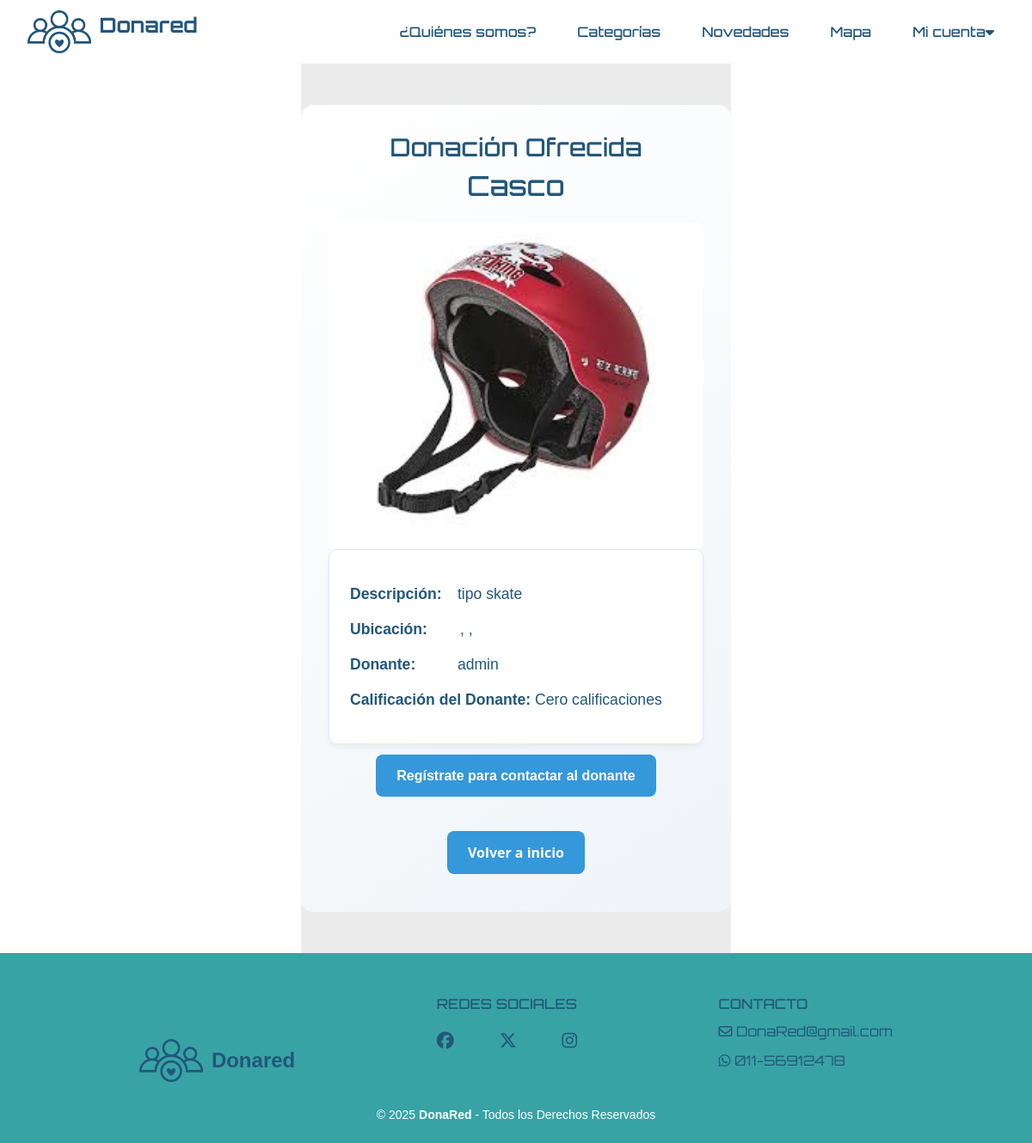
The app's page /12/ with its own data.
### donaredapp/models.py (models this page shows, shortened)
class Item(models.Model):
    nombre = models.CharField(max_length=100)
    descripcion = models.TextField(max_length=500)
    categoria = models.ForeignKey(Categoria, on_delete=models.CASCADE)
    fecha_creacion = models.DateTimeField(auto_now_add=True)
    usuario = models.ForeignKey(
        User,
        on_delete=models.CASCADE,
        related_name='items',
        null=True,
    )
    imagen = models.ImageField(upload_to='items/', null=True, blank=True, default='items/sin_imagen.png')
    domicilio = models.CharField(max_length=255, null=True, blank=True)
    activo = models.BooleanField(default=True)
    latitude = models.DecimalField(max_digits=9, decimal_places=6, null=True, blank=True)
    longitude = models.DecimalField(max_digits=9, decimal_places=6, null=True, blank=True)

### donaredapp/views.py (the view, shortened to what this page needs)
# urls.py: path('<int:item_id>/', views.tarjeta, name='tarjeta'),
def tarjeta(request, item_id):
    storage = messages.get_messages(request)
    for _ in storage:
        pass  # just iterating over them clears them
    try:
        item = Item.objects.get(pk=item_id)
    except Item.DoesNotExist:
        raise Http404("No se encontró el item con ID %s." % item_id)
    solicitud_aceptada = False
    has_solicitud = False
    promedio_calificacion_donante = get_promedio_calificaciones(item.usuario)
    total_resenas_donante = Resena.objects.filter(solicitud__donante=item.usuario).count()
    context = {
        'item': item,
        'solicitud_aceptada': solicitud_aceptada,
        'has_solicitud': has_solicitud,
        'promedio_calificacion_donante': promedio_calificacion_donante,
        'total_resenas_donante': total_resenas_donante,
    }
    return render(request, "donaredapp/tarjeta.html", context)

### donaredapp/views.py (called while the page is built)
def get_promedio_calificaciones(usuario):
    resenas = Resena.objects.filter(solicitud__donante=usuario, estado='approved')
    promedio = resenas.aggregate(Avg('calificacion'))['calificacion__avg']
    return promedio if promedio is not None else 0

### donaredapp/templates/donaredapp/tarjeta.html (shortened to what this page needs)
{% extends 'donaredapp/base.html' %}
{% load static %}
{% block content %}
<main class="container py-5">
    <div class="item-detalle">
        <div class="item-header">
            <h2>Donación Ofrecida</h2>
        </div>
        {% if item %}
            <h2 class="text-center mb-4">{{ item.nombre }}</h2>
            {% if item.imagen %}
            <div class="item-imagen">
                <img src="{{ item.imagen.url }}" alt="Imagen de {{ item.nombre }}" class="img-fluid">
            </div>
            {% endif %}
            <div class="item-info">
                <p><strong>Descripción:</strong> {{ item.descripcion }}</p>
                <p class="domicilio-simplificado">
                    <strong>Ubicación:</strong>
                    {% with domicilio_parts=item.domicilio.split %}
                        {{ domicilio_parts.0 }} {{ domicilio_parts.1 }}, {{ domicilio_parts.2 }}, {{ domicilio_parts.3 }}
                    {% endwith %}
                </p>
                <p><strong>Donante:</strong>
                    {% if item.usuario %}
                        <a href="{% url 'donaredapp:perfil_donante' username=item.usuario.username %}">{{ item.usuario.username }}</a>
                    {% else %}
                        Donante no disponible
                    {% endif %}
                </p>
                <p>
                    <strong>Calificación del Donante:</strong>
                    {% if total_resenas_donante > 0 %}
                        <span class="rating">
                            {% for i in "12345" %}
                                {% if forloop.counter <= promedio_calificacion_donante %}
                                    ★
                                {% else %}
                                    ☆
                                {% endif %}
                            {% endfor %}
                        </span>
                        ({{ promedio_calificacion_donante|floatformat:1 }} de 5 estrellas - {{ total_resenas_donante }} reseñas)
                    {% else %}
                        Cero calificaciones
                    {% endif %}
                </p>
            </div>
            <div class="btn-container">
                {% if user.is_authenticated %}
                    {% if user == item.usuario %}
                    <a href="{% url 'donaredapp:editar_item' item_id=item.id %}" class="btn btn-outline-primary">Editar</a>
                    <a href="{% url 'donaredapp:ocultar_item' item_id=item.id %}" class="btn btn-outline-danger">Dar de baja</a>
                    {% else %}
                        {% if user.profile.validado and not has_solicitud %}
                        <a href="{% url 'donaredapp:pedir' item_id=item.id %}" class="btn btn-primary">Contactar donante</a>
                        {% endif %}
                        {% if solicitud_aceptada %}
                        <p class="text-center w-100"><strong>Domicilio de entrega: </strong> {{ item.domicilio }}</p>
                        <p class="text-center w-100"><strong>Móvil: </strong> {{ item.usuario.profile.movil }}</p>
                        {% elif not user.profile.validado %}
                        <p class="text-center w-100">Necesitas validar tu cuenta para contactar al donante</p>
                        {% endif %}
                    {% endif %}
                {% else %}
                <p class="text-center w-100">
                    <a href="{% url 'donaredapp:registro' %}" class="btn btn-primary">Regístrate para contactar al donante</a>
                </p>
                {% endif %}
            </div>
        {% else %}
            <p class="text-center">No existe ese item.</p>
        {% endif %}
        <div class="btn-container">
            <a href="{% url 'donaredapp:index' %}" class="btn btn-primary">Volver a inicio</a>
        </div>
    </div>
</main>
{% endblock %}

### donaredapp/static/donaredapp/style.css (style rules this page uses)
html, body { max-width: 100vw; overflow-x: hidden; }
body { background-color: #ffffff; color: #22577A; margin: 0 ; padding: 0; box-sizing: border-box; }
h1, h2, h3 { font-family: 'Orbitron', sans-serif; }
p { font-family: 'helvetica', sans-serif; }
a { text-decoration: none; color: inherit; }
.container, .py-5 { max-width: 500px; display: flex; flex-wrap: wrap; justify-content: center; align-items: flex-start; padding: 2rem 0; background: #ececec; }
.item-detalle { max-width: 800px; padding: 2rem; background: linear-gradient(145deg, #ffffff, #f0f4f8); border-radius: 15px; transition: transform 0.3s ease, box-shadow 0.3s ease; }
.item-header h2, .item-info h2, .donante-info h3 { color: #22577A; font-size: 1.8rem; text-align: center; }
.item-imagen img { max-width: 100%; width: 600px; height: 380px; object-fit: contain; background: #fff; border-radius: 8px; transition: transform 0.3s ease; display: inline-block; }
.item-info, .donante-info { background: #ffffff; padding: 1.5rem; border-radius: 10px; box-shadow: 0 4px 6px rgba(0, 0, 0, 0.05); border: 1px solid #e0e7ff; }
.item-info p, .donante-info p { margin: 0.8rem 0; color: #22577A; font-size: 1.1rem; line-height: 1.6; }
.item-info strong, .donante-info strong { color: #22577A; font-weight: 600; display: inline-block; min-width: 120px; }
.btn-container { display: flex; gap: 1rem; justify-content: center; flex-wrap: wrap; }
.btn { padding: 0.8rem 1.5rem; border-radius: 8px; font-weight: 600; transition: all 0.3s ease; text-decoration: none; display: inline-block; }
.btn-primary, .btn-outline-primary { background: #22577A; color: white; }
.domicilio-simplificado { display: flex; align-items: center; gap: 0.5rem; color: #22577A; }
.btn-primary { background-color: #22577A; color: #fff; border: none; padding: 10px 28px; border-radius: 4px; font-size: 1rem; font-weight: bold; margin-top: 12px; transition: background 0.2s, color 0.2s; }
.btn { padding: 0.8rem 1rem; border-radius: 8px; font-weight: 600; transition: all 0.3s ease; text-decoration: none; display: inline-block; cursor: pointer; border: none; margin: 12px 0; }
.btn-primary { background-color: #22577A; color: white; }
.btn { padding: 0.8rem 1.5rem; border-radius: 8px; font-weight: 600; transition: all 0.3s ease; text-decoration: none; display: inline-block; cursor: pointer; border: none; }
.btn-primary { background-color: #3498db; color: white; }

### records on screen
Item: nombre "Casco", imagen (picture), descripcion "tipo skate", usuario.username "admin"
